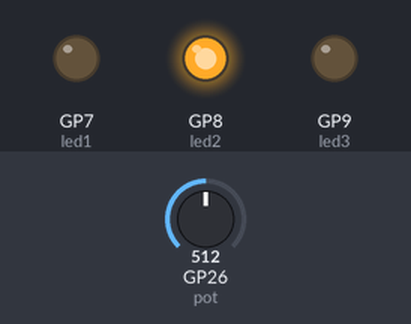
A program run on a simulated Raspberry Pi Pico. Parts: output pins drawn as LEDs (lit = HIGH). Inputs (shaded band) come from the test bench; at power-on: GP26 (pot) = 512. What the program prints to the serial monitor is not drawn.

Above: at 1.2 s.
1.3 s: GP26 (pot) set to 666
2.8 s: GP26 (pot) set to 687
At 4.0 s:
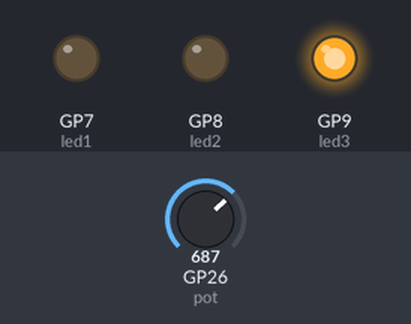
4.3 s: GP26 (pot) set to 329
At 5.2 s:
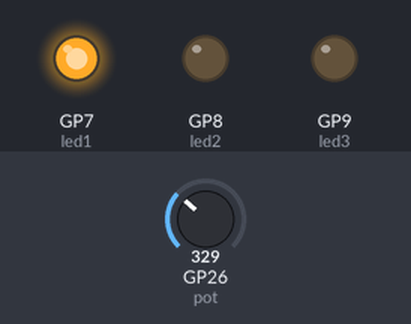
5.8 s: GP26 (pot) set to 346
At 6.3 s:
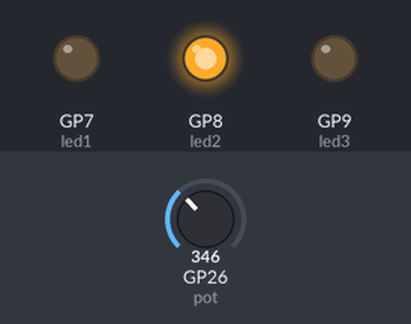
7.3 s: GP26 (pot) set to 328
At 8.7 s:
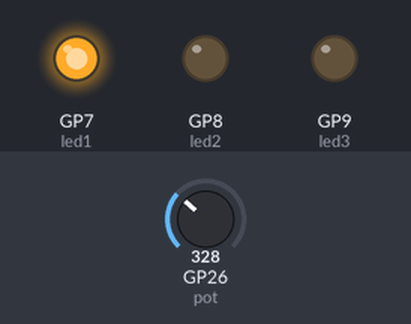
Timing chart, 0 to 9.8 s (numbered marks = the images above; inputs shaded):
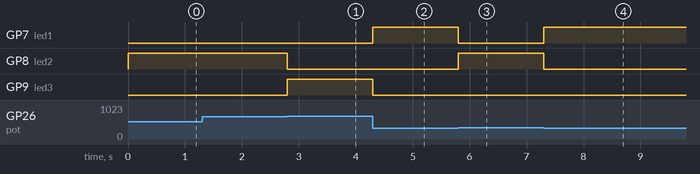

Measured:
- the behaviour switches between 676 and 677 on GP26 (pot) (found by bisection; images 0 and 1)
- the behaviour switches between 338 and 339 on GP26 (pot) (found by bisection; images 2 and 3)
- after the input at 2.8 s, GP8 (led2): HIGH → LOW at once; GP9 (led3): LOW → HIGH at once
- after the input at 4.3 s, GP7 (led1): LOW → HIGH at once; GP9 (led3): HIGH → LOW at once
- after the input at 5.8 s, GP7 (led1): HIGH → LOW at once; GP8 (led2): LOW → HIGH at once
- after the input at 7.3 s, GP7 (led1): LOW → HIGH at once; GP8 (led2): HIGH → LOW at once

The program:

main.cpp
```cpp
#include <Arduino.h>

#define pot 26
#define led1 7
#define led2 8
#define led3 9

int16_t adcValue;

void setup() {
  pinMode(led1, OUTPUT);
  pinMode(led2, OUTPUT);
  pinMode(led3, OUTPUT);

  Serial.begin(115200);
}

void loop() {
  adcValue = analogRead(pot);
  Serial.println(adcValue);

  if ((adcValue >= 0) && (adcValue <= 338)) {
    digitalWrite(led1, HIGH);
    digitalWrite(led2, LOW);
    digitalWrite(led3, LOW);
  }
  else if ((adcValue >= 339) && (adcValue <= 676)) {
    digitalWrite(led1, LOW);
    digitalWrite(led2, HIGH);
    digitalWrite(led3, LOW);
  }
  else {
    digitalWrite(led1, LOW);
    digitalWrite(led2, LOW);
    digitalWrite(led3, HIGH);
  }
}
```
